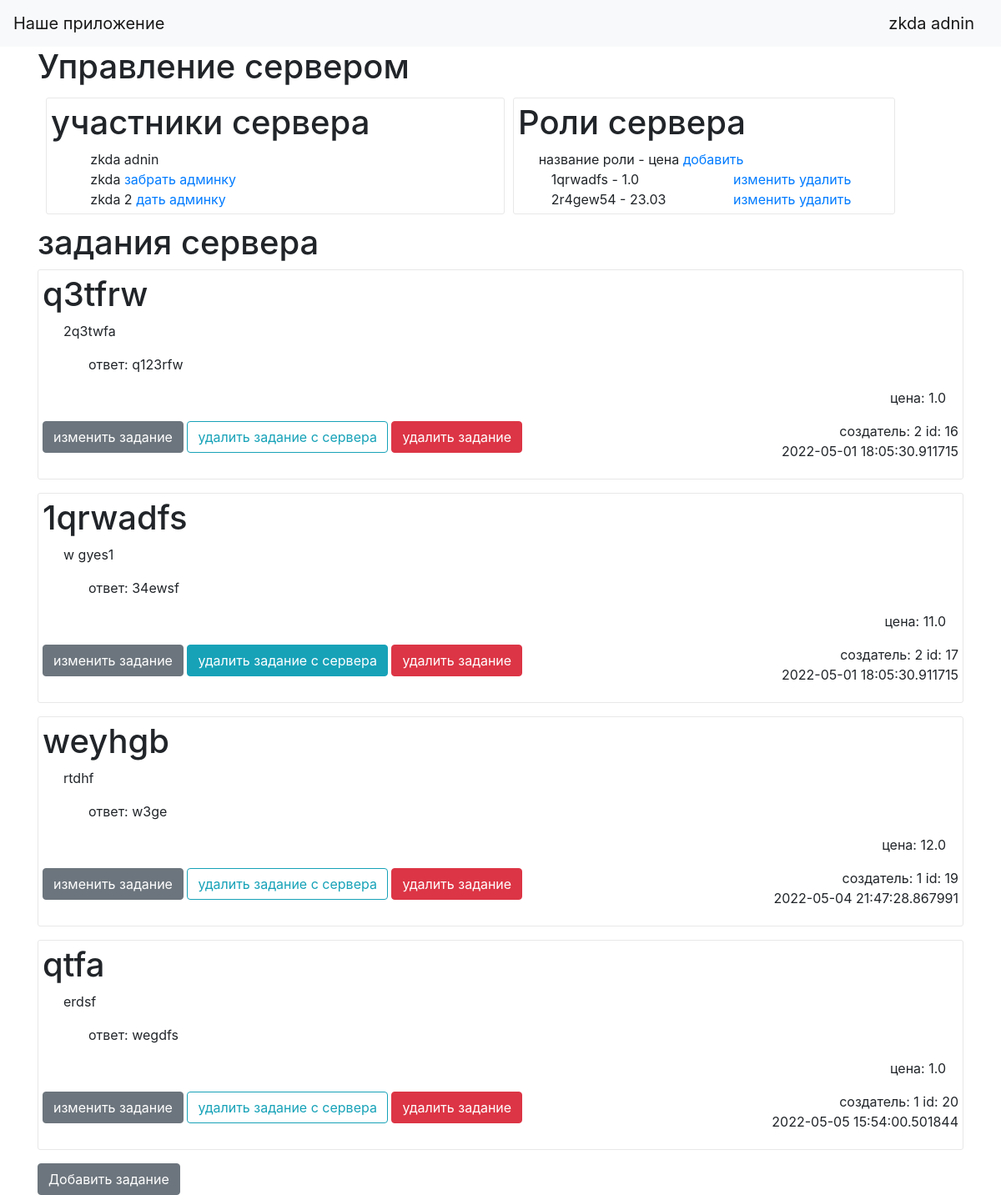
/server_menejment/3 (signed in), run on the app's committed database.
### data/users_default.py (models this page shows, shortened)
class UsersDefault(SqlAlchemyBase, UserMixin, SerializerMixin):
    __tablename__ = 'users_default'
    id = sa.Column(sa.Integer, primary_key=True, autoincrement=True)
    name = sa.Column(sa.String, nullable=True)
    tag = sa.Column(sa.String, index=True, unique=True, nullable=True)
    email = sa.Column(sa.String, nullable=True, unique=True)
    hashed_password = sa.Column(sa.String, default=None)
    created_date = sa.Column(sa.DateTime, default=datetime.datetime.now())

### data/tasks.py (models this page shows)
class Tasks(SqlAlchemyBase, UserMixin, SerializerMixin):
    __tablename__ = 'tasks'
    id = sa.Column(sa.Integer, primary_key=True, autoincrement=True)
    name = sa.Column(sa.String, nullable=False)
    task = sa.Column(sa.String, nullable=False)
    answer = sa.Column(sa.String, nullable=False)
    coins = sa.Column(sa.Float, default=0, nullable=False)  # надо изменить этот сток пожже
    is_private = sa.Column(sa.Boolean, default=True, nullable=False)
    creator = sa.Column(sa.Integer, nullable=False)
    created_date = sa.Column(sa.DateTime, default=datetime.datetime.now(), nullable=False)

### main.py (the view)
@app.route('/server_menejment/<int:id>', methods=['GET', 'POST'])
def server_menejment(id):
    param = {}
    if current_user.is_authenticated:
        db_sess = db_session.create_session()
        if db_sess.query(UsersToServers).filter(UsersToServers.users == current_user.id,
                                                UsersToServers.server == id).first().is_admin:
            users = []
            tasks = []
            for user_id in db_sess.query(UsersToServers).filter(UsersToServers.server == id).all():
                users.append({
                    'id': user_id.users,
                    'name': str(db_sess.query(UsersDefault).filter(UsersDefault.id == user_id.users).first().name),
                    'is_admin': user_id.is_admin,
                })
            for tasks_to_server in db_sess.query(TaskToServers).filter(TaskToServers.server == id).all():
                task = dict()
                task_answer = db_sess.query(Tasks).filter(Tasks.id == tasks_to_server.task).first()
                if task_answer:
                    task['id'] = task_answer.id
                    task['name'] = task_answer.name
                    task['task'] = task_answer.task
                    task['coins'] = task_answer.coins
                    task['answer'] = task_answer.answer
                    task['creator'] = task_answer.creator
                    task['is_private'] = task_answer.is_private
                    task['created_date'] = task_answer.created_date
                    tasks.append(task)
            param['users'] = users
            param['tasks'] = tasks
            param['server_id'] = id
            param['current_user'] = current_user
            param['servers_roles'] = db_sess.query(Servers).filter(Servers.id == id).first().roles_price
            return render_template("server_menejment.html", **param)
        return render_template('access_denied.html')
    return redirect("/")

### data/db_session.py (called while the page is built)
def create_session() -> Session:
    global __factory
    return __factory()

### main.py (called while the page is built)
@login_manager.user_loader
def load_user(user_id):
    db_sess = db_session.create_session()
    return db_sess.query(UsersDefault).get(user_id)

### templates/server_menejment.html (shortened to what this page needs)
{% extends "base.html" %}
{% block content %}
<h1>Управление сервером {{server_name}}</h1>
<div>
    <div class="row" style="margin: 5px">
    <div class="col-sm-6"  style="border: 1px solid #e9e8e8; border-radius: 3px; margin-bottom: 1rem; padding: 5px; margin: 5px">
        <h1>участники сервера</h1>
        <div class="row">
            <div class="col-sm-1"></div>
            <div class="col-sm-11">
                {% for item in users %}
                    <div>
                        {{item['name']}}
                    {% if item['is_admin'] and item['id'] != current_user.id %}
                        <a href="/redive_admin_role/{{server_id}}/{{item['id']}}">забрать админку</a>
                    {% elif not item['is_admin'] %}
                        <a href="/dive_admin_role/{{server_id}}/{{item['id']}}">дать админку</a>
                    {% endif %}
                    </div>
                {% endfor %}
            </div>
        </div>
    </div>
    <div class="col-sm-5"  style="border: 1px solid #e9e8e8; border-radius: 3px; margin-bottom: 1rem; padding: 5px; margin: 5px">
        <h1>Роли сервера</h1>
        <div class="row">
            <div class="col-sm-1"></div>
            <div class="col-sm-11">
                <div class="row">
                    <div>
                        название роли - цена <a href="/add_role/{{server_id}}">добавить</a>
                    </div>
                    </div>
                {% for item in servers_roles %}
                <div class="row">
                    <div class="col-sm-6">
                    {{item}} - {{servers_roles[item]}}
                    </div>
                    <div class="col-sm-6">
                    <a href="/edit_role/{{server_id}}/{{item}}">изменить</a>
                    <a href="/del_role/{{server_id}}/{{item}}">удалить</a>
                    </div>
                </div>
                {% endfor %}
            </div>
        </div>
    </div>
    </div>
    <h1>задания сервера</h1>
    {% for item in tasks %}
    <div style="border: 1px solid #e9e8e8; border-radius: 3px; margin-bottom: 1rem; padding: 5px;">
        <h1>{{item['name']}}</h1>
        <div  class="col-sm-12">
            <p style="padding-left: 10px;">{{item['task']}}</p>
            <p style="padding-left: 40px;">ответ: {{item['answer']}}</p>
            <p style="text-align: right;">цена: {{item['coins']}}</p>
        </div>
        <div>
            <div class="row">
                <div class="col-sm-8">
        <a href="/edit_tasks/{{item['id']}}/{{server_id}}" class="btn btn-secondary">изменить задание</a>
        {% if item['is_private'] %}
        <button type="button" class="btn btn-outline-info">удалить задание с сервера</button>
        <a href="/delete_tasks/{{item['id']}}/{{server_id}}" class="btn btn-danger">удалить задание</a>
        {% elif current_user.id == item['creator']%}
        <a href="/delete_tasks_from_server/{{item['id']}}/{{server_id}}" class="btn btn-info">удалить задание с
            сервера</a>
        <a href="/delete_tasks/{{item['id']}}/{{server_id}}" class="btn btn-danger">удалить задание</a>
        {% else %}
        <a href="/delete_tasks_from_server/{{item['id']}}/{{server_id}}" class="btn btn-info">удалить задание с
            сервера</a>
        <button type="button" class="btn btn-outline-danger">удалить задание с сервера</button>
        {% endif %}
                </div>
                <div class="col-sm-4">
            <div style="padding-left: 40px; text-align: right;">создатель: {{item['creator']}} id: {{item['id']}}</div>
            <div style="text-align: right;">{{item['created_date']}}</div>
                </div>
            </div>
        </div>
        </div>
    {% endfor %}
    <a href="/add_tasks/{{server_id}}" class="btn btn-secondary">Добавить задание</a>
</div>
{% endblock %}

### templates/base.html (shortened to what this page needs)
<!doctype html>
<html lang="en">
<head>
    <link rel="stylesheet"
          href="https://stackpath.bootstrapcdn.com/bootstrap/4.4.1/css/bootstrap.min.css"
>
</head>
<body>
<header>
    <nav class="navbar navbar-light bg-light">
        <a class="navbar-brand" href="#">Наше приложение</a>
        {% if current_user.is_authenticated %}
            <a class="navbar-brand" href="/logout">{{ current_user.name }}</a>
        {% else %}
            <p>
                <a class="btn btn-primary " href="/register">Зарегистрироваться</a>
                <a class="btn btn-success" href="/login">Войти</a>
            </p>
        {% endif %}
    </nav>
</header>
<main role="main" class="container">
    {% block content %}{% endblock %}
</main>
</body>
</html>

### data on the page
UsersDefault: name "zkda adnin"
UsersDefault: name "zkda"
UsersDefault: name "zkda 2"
Tasks: name "q3tfrw", task "2q3twfa", answer "q123rfw", coins "1.0", creator "2", id "16", created_date "2022-05-01 18:05:30.911715"
Tasks: name "1qrwadfs", task "w gyes1", answer "34ewsf", coins "11.0", creator "2", id "17", created_date "2022-05-01 18:05:30.911715"
Tasks: name "weyhgb", task "rtdhf", answer "w3ge", coins "12.0", creator "1", id "19", created_date "2022-05-04 21:47:28.867991"
Tasks: name "qtfa", task "erdsf", answer "wegdfs", coins "1.0", creator "1", id "20", created_date "2022-05-05 15:54:00.501844"

### other printed values
{{ item }} "1qrwadfs" "2r4gew54"
{{ servers_roles[item] }} "1.0" "23.03"
